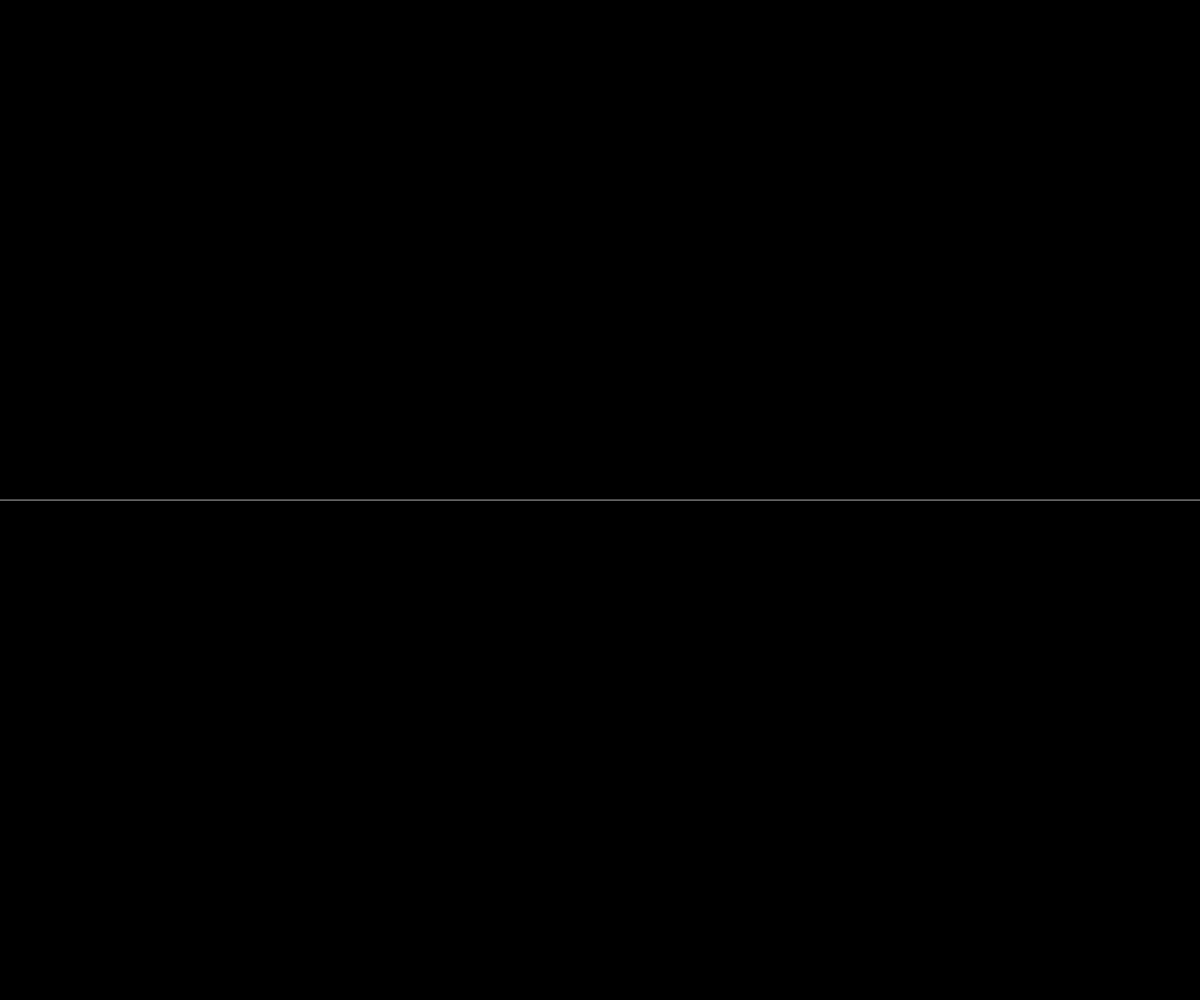
Frame 1 (no input)
Frame 60 (no input): identical to frame 1, image omitted
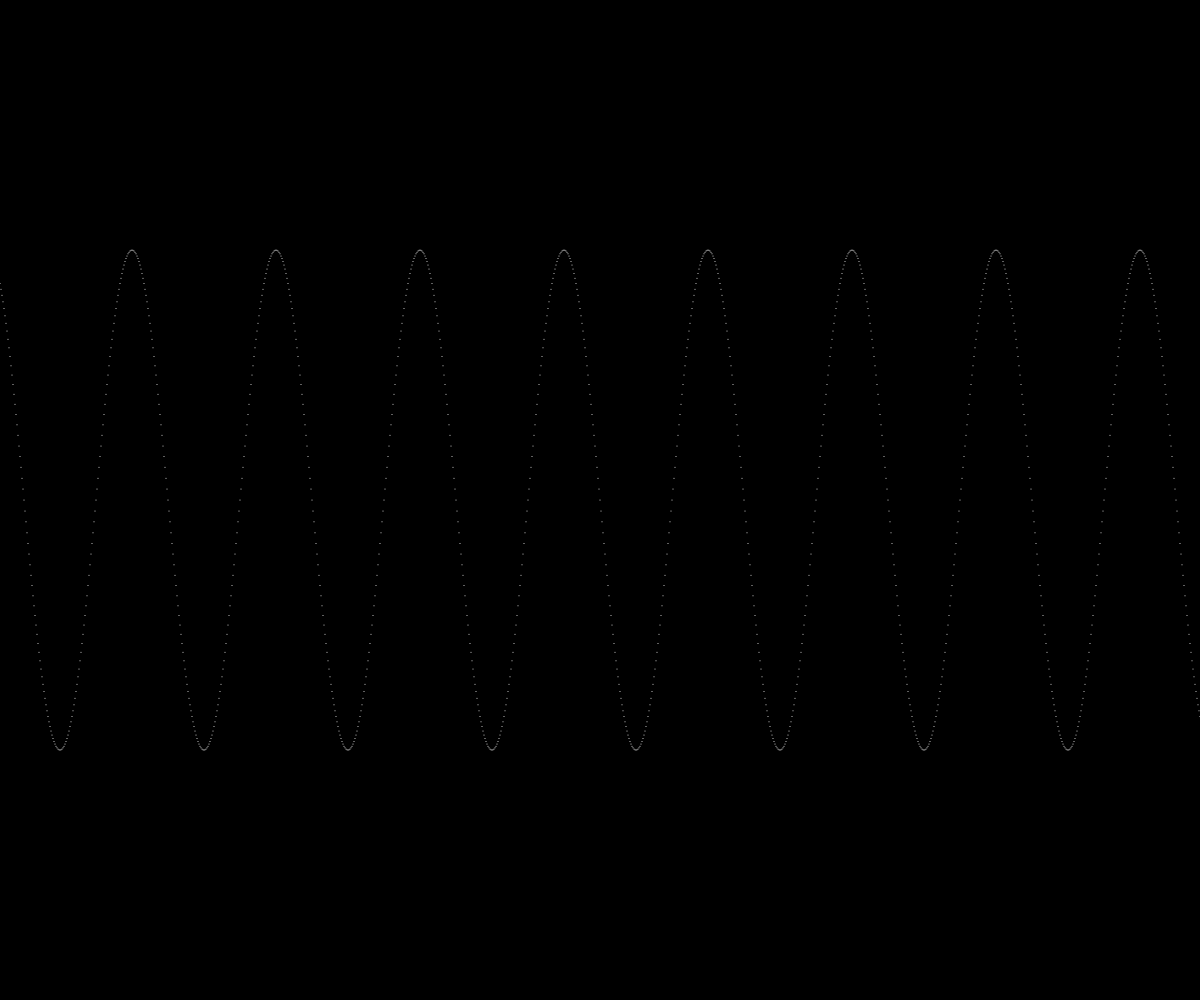
Frame 120 (the mouse pressed at the canvas centre since frame 60)

The p5.js sketch that drew these frames (run headless with seeded random() and noise() and a simulated clock; from frame 60 on, the mouse is pressed at the canvas centre):

// p5.js sketch
// ── sketch.js
function setup() {
  createCanvas(windowWidth, windowHeight);
}

function draw() {
  background(0);
  wave(map(mouseX, 0, width, 0, 5), map(mouseY, 0, height, 0, height/2));
}

function wave(freq, amp) {
  stroke(255);
  for(var i = 0; i <= width; i++) {
    point(i, amp*sin(radians(freq*(i+frameCount))) + height/2);
  }
}
